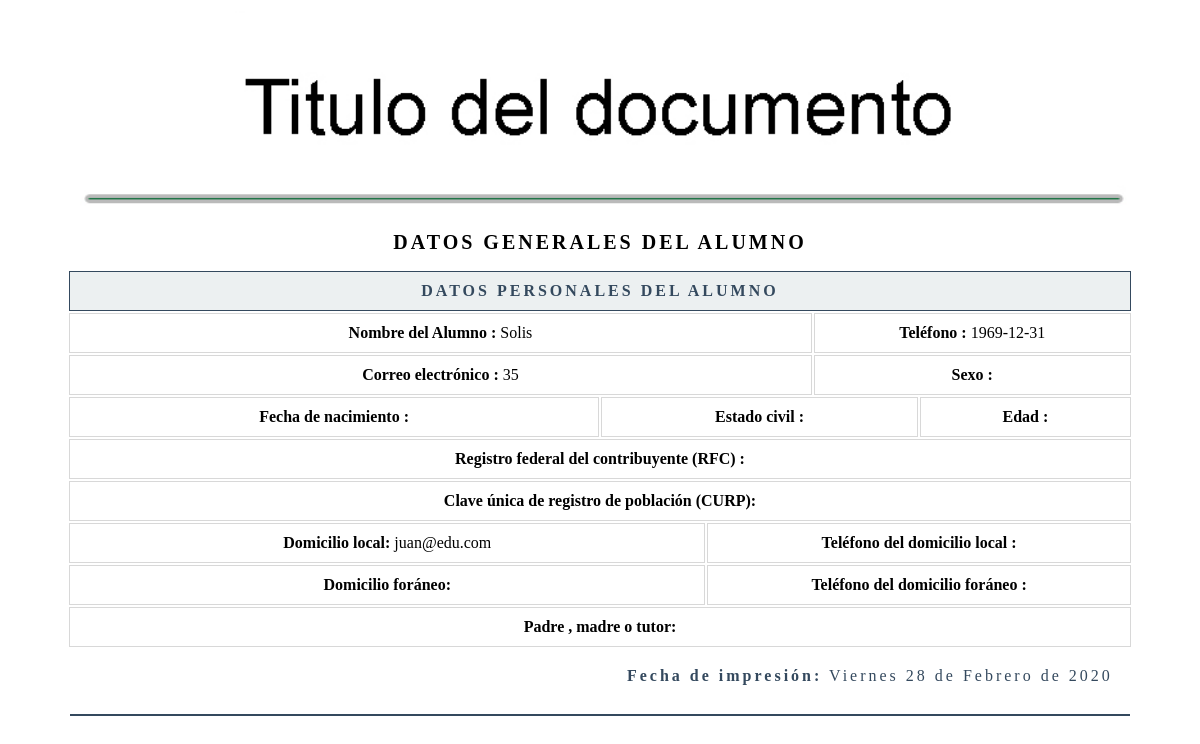
/app/informes/datos.php?id=5, run on the app's committed database.
### tables this page shows
CREATE TABLE `datos` (
  `id` int(11) NOT NULL auto_increment,
  `clave` int(255) default NULL,
  `nombre` text,
  `ap_paterno` text,
  `ap_materno` text,
  `fecha_nac` date default NULL,
  `edad` int(255) default NULL,
  `correo` text,
  `curp` text,
  `domicilio` text,
  `sexo` text,
  `ecivil` tinytext,
  `fecha_registro` date default NULL,
  `hora_registro` time default NULL,
  `activo` tinyint(1) default NULL,
  PRIMARY KEY  (`id`)
);

### funciones/fechaEspanol.php (called while the page is built)
<?php
function fechaCastellano ($fecha) {
    $fecha = substr($fecha, 0, 10);
    $numeroDia = date('d', strtotime($fecha));
    $dia = date('l', strtotime($fecha));
    $mes = date('F', strtotime($fecha));
    $anio = date('Y', strtotime($fecha));
    $dias_ES = array("Lunes", "Martes", "Miércoles", "Jueves", "Viernes", "Sábado", "Domingo");
    $dias_EN = array("Monday", "Tuesday", "Wednesday", "Thursday", "Friday", "Saturday", "Sunday");
    $nombredia = str_replace($dias_EN, $dias_ES, $dia);
  $meses_ES = array("Enero", "Febrero", "Marzo", "Abril", "Mayo", "Junio", "Julio", "Agosto", "Septiembre", "Octubre", "Noviembre", "Diciembre");
    $meses_EN = array("January", "February", "March", "April", "May", "June", "July", "August", "September", "October", "November", "December");
    $nombreMes = str_replace($meses_EN, $meses_ES, $mes);
    return $nombredia." ".$numeroDia." de ".$nombreMes." de ".$anio;
  }
?>

### app/informes/datos.php (the view, shortened to what this page needs)
<?php
include'../conexion/conexionli.php';
include ("../funciones/fechaEspanol.php");
$Id=$_REQUEST["id"];
mysqli_set_charset($conexionLi, 'utf8');
$cadena = "SELECT
                id,
                nombre,
                ap_paterno,
                ap_materno,
                fecha_nac,
                edad,
                correo,
                curp,
                activo
            FROM
                datos
            WHERE
                id = $Id";
$consultar = mysqli_query($conexionLi, $cadena);
$row = mysqli_fetch_array($consultar);
$fecha=date("Y-m-d");
$fCastellano=fechaCastellano($fecha);
 ?>
<table border="0">
    <col style="width: 100%" class="col1">
    <tr>
        <td>
            <img src="../images/encabezado.jpg" alt="">
        </td>
    </tr>
</table>
<table border="0">
    <col style="width: 10%">
    <col style="width: 10%">
    <col style="width: 10%">
    <col style="width: 10%">
    <col style="width: 10%">
    <col style="width: 10%">
    <col style="width: 10%">
    <col style="width: 10%">
    <col style="width: 10%">
    <col style="width: 10%">
    <tr border="0">
        <td></td><td></td><td></td><td></td><td></td><td></td><td></td><td></td><td></td><td></td>
    </tr>
    <tr >
        <td  colspan="10" class="titular2">
            DATOS GENERALES DEL ALUMNO
        </td>
    </tr>
    <tr >
        <td  colspan="10" class="titular">
            Datos personales del Alumno
        </td>
    </tr>
    <tr >
        <td  colspan="7" class="borde">
            <strong>Nombre del Alumno :</strong> <?php echo "$row[2]"; ?>
        </td>
        <td  colspan="3" class="borde">
            <strong>Teléfono :</strong> <?php echo "$row[4]"; ?>
        </td>
    </tr>
    <tr >
        <td  colspan="7" class="borde">
            <strong>Correo electrónico :</strong> <?php echo "$row[5]"; ?>
        </td>
        <td  colspan="3" class="borde">
            <strong>Sexo :</strong> <?php echo "$sexo"; ?>
        </td>
    </tr>
    <tr >
        <td  colspan="5" class="borde">
            <strong>Fecha de nacimiento :</strong> <?php echo "$fechaE"; ?>
        </td>
        <td  colspan="3" class="borde">
            <strong>Estado civil :</strong> <?php echo "$row[12]"; ?>
        </td>
        <td  colspan="2" class="borde">
            <strong>Edad :</strong> <?php echo "$edads"; ?>
        </td>
    </tr>
    <tr >
        <td  colspan="10" class="borde">
            <strong>Registro federal del contribuyente (RFC) :</strong> <?php echo "$row[10]"; ?>
        </td>
    </tr>
    <tr >
        <td  colspan="10" class="borde">
            <strong>Clave única de registro de población (CURP):</strong> <?php echo "$row[11]"; ?>
        </td>
    </tr>
    <tr >
        <td  colspan="6" class="borde">
            <strong>Domicilio local:</strong> <?php echo "$row[6]"; ?>
        </td>
        <td  colspan="4" class="borde">
            <strong>Teléfono del domicilio local :</strong> <?php echo "$row[17]"; ?>
        </td>
    </tr>
    <tr >
        <td  colspan="6" class="borde">
            <strong>Domicilio foráneo:</strong> <?php echo "$row[9]"; ?>
        </td>
        <td  colspan="4" class="borde">
            <strong>Teléfono del domicilio foráneo :</strong> <?php echo "$row[18]"; ?>
        </td>
    </tr>
    <tr >
        <td  colspan="12" class="borde">
            <strong>Padre , madre o tutor:</strong> <?php echo "$row[22]"; ?>
        </td>
    </tr>
    <tr >
        <td  colspan="10" class="fecha">
            <strong>Fecha de impresión:</strong> <?php echo $fCastellano; ?>
        </td>
    </tr>
    <tr>
        <td  colspan="10" align="center">
            <hr>
        </td>
    </tr>
</table>

### app/informes/datos.php (style rules this page uses)
hr { border: solid 1px #34495e; }
td.borde { text-align: left; border: solid 1px #D8D8D8; padding: 10px; text-align: center; }
td.titular { text-align: center; border: solid 1px #34495e; background: #ecf0f1; color:#34495e; font-weight: bold; text-transform: uppercase; letter-spacing: 3px; padding: 10px; }
td.titular2 { text-align: center; border: solid 0px #34495e; background: #fff; color:#000; font-weight: bold; text-transform: uppercase; letter-spacing: 3px; padding: 15px; font-size:20px; }
td.fecha { text-align: right; border: solid 0px #34495e; background: #ffffff; color:#34495e; letter-spacing: 3px; padding: 18px; }
img { width: 100%; }

### data on the page
datos: ap_paterno "Solis", fecha_nac "1969-12-31", edad "35", correo "juan@edu.com"

### other printed values
$fCastellano "Viernes 28 de Febrero de 2020"
